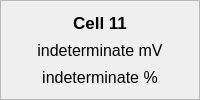
                 <widget class="QFrame" name="cell11_frame">
                  <property name="frameShape">
                   <enum>QFrame::StyledPanel</enum>
                  </property>
                  <property name="frameShadow">
                   <enum>QFrame::Raised</enum>
                  </property>
                  <layout class="QVBoxLayout" name="verticalLayout_6">
                   <item>
                    <widget class="QLabel" name="cell11_title">
                     <property name="font">
                      <font>
                       <pointsize>13</pointsize>
                       <weight>75</weight>
                       <bold>true</bold>
                      </font>
                     </property>
                     <property name="text">
                      <string>Cell 11</string>
                     </property>
                     <property name="alignment">
                      <set>Qt::AlignCenter</set>
                     </property>
                    </widget>
                   </item>
                   <item>
                    <widget class="QLabel" name="cell11_voltage">
                     <property name="font">
                      <font>
                       <pointsize>12</pointsize>
                      </font>
                     </property>
                     <property name="text">
                      <string>indeterminate mV</string>
                     </property>
                     <property name="alignment">
                      <set>Qt::AlignCenter</set>
                     </property>
                    </widget>
                   </item>
                   <item>
                    <widget class="QLabel" name="cell11_soc">
                     <property name="font">
                      <font>
                       <pointsize>12</pointsize>
                      </font>
                     </property>
                     <property name="text">
                      <string>indeterminate %</string>
                     </property>
                     <property name="alignment">
                      <set>Qt::AlignCenter</set>
                     </property>
                    </widget>
                   </item>
                  </layout>
                 </widget>
